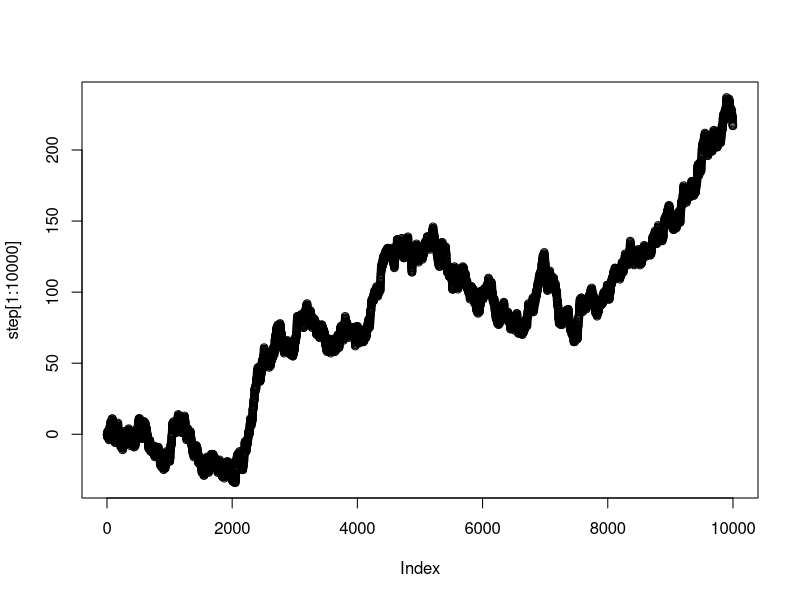
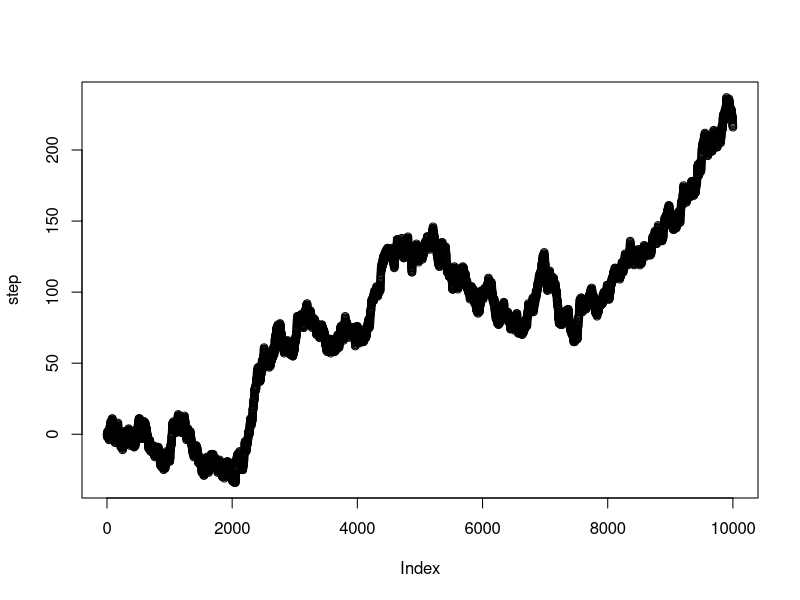

Write the R code that produced these figures, in order.
## ---- chunk 1
knitr::opts_chunk$set(echo = TRUE, message = FALSE)
## ---- chunk 2
wikipedia <- "The 2006 Subway 500 was the 32nd stock car race of the 2006 NASCAR Nextel Cup Series and the sixth in the ten-race Chase for the Nextel Cup. It was held on October 22, 2006, before a crowd of 65,000, at Martinsville Speedway (pictured) in Martinsville, Virginia, one of five short tracks to hold NASCAR races. The 500-lap race was won by Jimmie Johnson of Hendrick Motorsports; Denny Hamlin finished second, and Bobby Labonte came in third. Kurt Busch won the pole position with the fastest time in qualifying; Johnson started from ninth position. There were 18 cautions and 16 lead changes by five different drivers during the race. Johnson's win was his fifth of the 2006 season, and the 23rd of his career. The result advanced him to third in the Drivers' Championship, 41 points behind Matt Kenseth, who took over the championship lead after Jeff Burton retired from the race. Chevrolet maintained its lead in the Manufacturers' Championship with four races left in the season."

wikipedia_letters <- unlist(strsplit(wikipedia, split = ""))
lower_case <- tolower(wikipedia_letters)
letter_counts <- table(lower_case)
letter_counts <- data.frame(letter_counts)

library(dplyr)

final <- letter_counts %>%
  filter(lower_case %in% letters == TRUE)

total_letters <- sum(final$Freq)

final <- final %>%
  mutate(probabilities = Freq/total_letters)

knitr::kable(final)

## ---- chunk 3

my_letters <- sample(final$lower_case,50*5,replace=TRUE, prob = final$probabilities)

# turn the vector into a matrix with 5 columns
my_strings <- matrix(my_letters, ncol=5)

# each row is a word, need to collapse the column to create a string
paste(my_strings[1,], collapse="")
#> [1] "cedec"

# loop to collapse all of the rows into words
random_strings <-c()
for(i in 1:dim(my_strings)[1]){
  random_strings[i] <- paste(my_strings[i,], collapse="")
}

random_strings

## ---- chunk 4

step <- c(0)
for(i in 1:10000){
  coin_flip <- sample(c(1,-1),1)
  step[i+1] <- step[i]+coin_flip
}

plot(step[1:10000])

## ---- chunk 5
plot(step)
max(step)
min(step)
## ---- chunk 6
logical_step <- sign(step)

sequence <- c()
counter <- 0
for(i in 1:length(logical_step)){
  if(logical_step[i] == 0){
    sequence <- c(sequence,counter)
    counter <- 0
  } else {
    counter <- counter+logical_step[i]
  }
}

max(sequence)
min(sequence)

